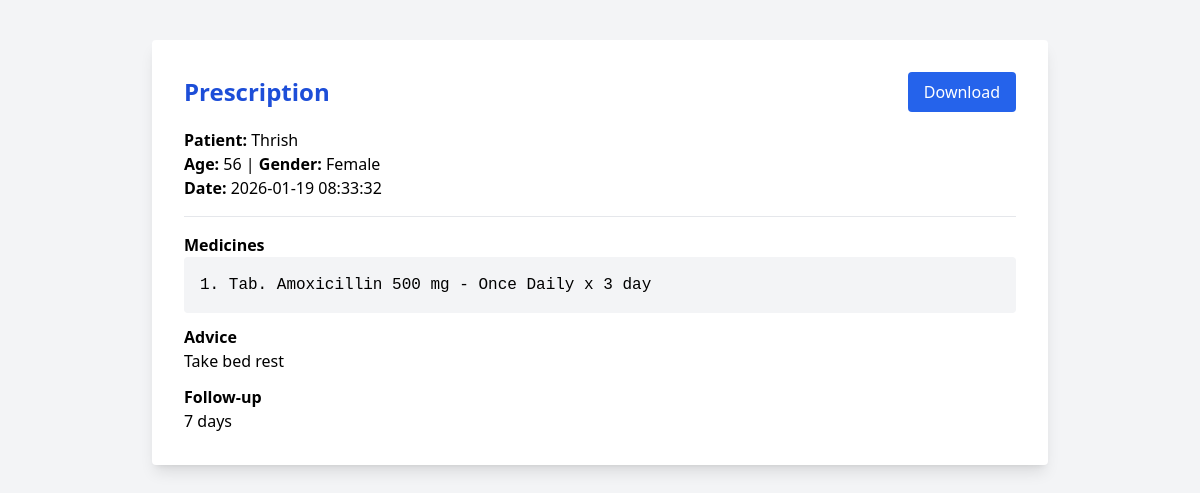
Page /view-prescription/89 (signed in) on the committed database.
### tables this page shows
CREATE TABLE patients (
            id INTEGER PRIMARY KEY AUTOINCREMENT,
            name TEXT NOT NULL,
            age INTEGER,
            gender TEXT,
            image TEXT,
            result TEXT,
            created_at TIMESTAMP DEFAULT CURRENT_TIMESTAMP
        );

CREATE TABLE prescriptions (
            id INTEGER PRIMARY KEY AUTOINCREMENT,
            patient_id INTEGER,
            medicines TEXT,
            advice TEXT,
            followup TEXT,
            prescribed_at TIMESTAMP DEFAULT CURRENT_TIMESTAMP,
            FOREIGN KEY (patient_id) REFERENCES patients(id)
        );

### app.py (the view)
@app.route("/view-prescription/<int:id>")
def view_prescription(id):
    if not session.get("logged"):
        return redirect(url_for("login"))
    conn = sqlite3.connect(DB_FILE)
    c = conn.cursor()
    c.execute("""
        SELECT p.name, p.age, p.gender,
               pr.medicines, pr.advice, pr.followup, pr.prescribed_at
        FROM patients p
        JOIN prescriptions pr ON p.id = pr.patient_id
        WHERE p.id=?
        ORDER BY pr.prescribed_at DESC
        LIMIT 1
    """, (id,))
    data = c.fetchone()
    conn.close()
    return render_template("view_prescription.html", data=data)

### templates/view_prescription.html (shortened to what this page needs)
<!DOCTYPE html>
<html>
<head>
    <script src="https://cdn.tailwindcss.com"></script>
</head>
<body class="bg-gray-100 p-10">
<div class="max-w-4xl mx-auto bg-white p-8 shadow-lg rounded">
    <div class="flex justify-between items-center mb-4">
        <h1 class="text-2xl font-bold text-blue-700">Prescription</h1>
        <button onclick="window.print()"
            class="no-print bg-blue-600 text-white px-4 py-2 rounded hover:bg-blue-700">
            Download
        </button>
    </div>
    <p><b>Patient:</b> {{ data[0] }}</p>
    <p><b>Age:</b> {{ data[1] }} | <b>Gender:</b> {{ data[2] }}</p>
    <p><b>Date:</b> {{ data[6] }}</p>
    <hr class="my-4">
    <h2 class="font-bold">Medicines</h2>
    <pre class="bg-gray-100 p-4 rounded">{{ data[3] }}</pre>
    <h2 class="font-bold mt-3">Advice</h2>
    <p>{{ data[4] }}</p>
    <h2 class="font-bold mt-3">Follow-up</h2>
    <p>{{ data[5] }}</p>
</div>
</body>
</html>

### rows in the picture
patients: name "Thrish", age "56", gender "Female"
prescriptions: prescribed_at "2026-01-19 08:33:32", medicines "1. Tab. Amoxicillin 500 mg - Once Daily x 3 day", advice "Take bed rest", followup "7 days"
